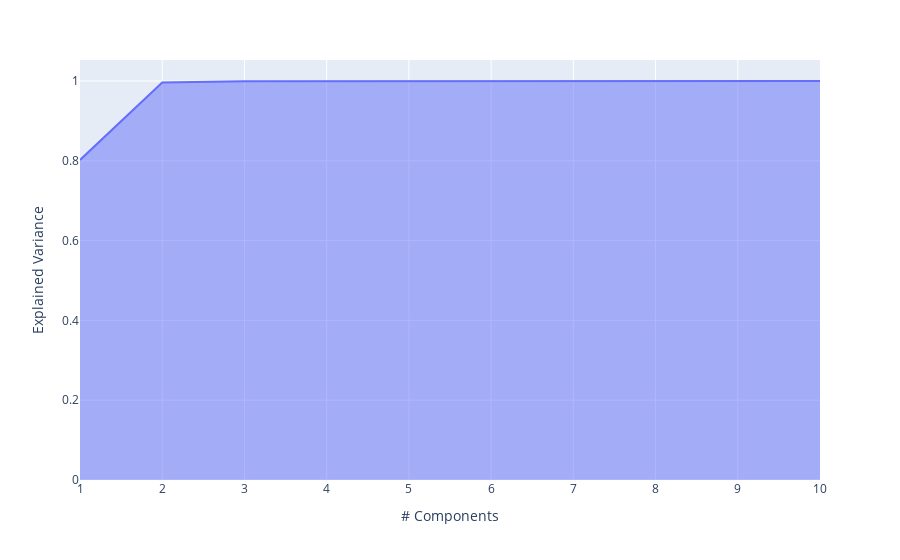

Here is the notebook cell this chart was saved with:
### Code cell
pca = PCA()
pca.fit(df)
exp_var_cumul = np.cumsum(pca.explained_variance_ratio_)

px.area(
    x=range(1, exp_var_cumul.shape[0] + 1),
    y=exp_var_cumul,
    labels={"x": "# Components", "y": "Explained Variance"}
)

### Figure 1 — Plotly figure (JSON) as saved in the notebook; plotly's stock layout.template omitted (floating-point values rounded to 4 significant figures)
{"data": [{"hovertemplate": "# Components=%{x}<br>Explained Variance=%{y}<extra></extra>", "legendgroup": "", "line": {"color": "#636efa"}, "mode": "lines", "name": "", "orientation": "v", "showlegend": false, "stackgroup": "1", "type": "scatter", "x": [1, 2, 3, 4, 5, 6, 7, 8, 9, 10], "xaxis": "x", "y": [0.8021, 0.9963, 0.9995, 0.9997, 0.9999, 1.0, 1.0, 1.0, 1, 1], "yaxis": "y"}], "layout": {"legend": {"tracegroupgap": 0}, "margin": {"t": 60}, "xaxis": {"anchor": "y", "domain": [0, 1], "title": {"text": "# Components"}}, "yaxis": {"anchor": "x", "domain": [0, 1], "title": {"text": "Explained Variance"}}}}
